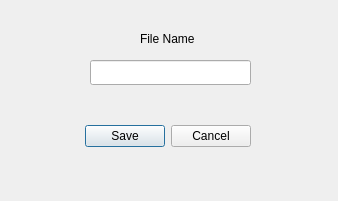
<?xml version="1.0" encoding="UTF-8"?>
<ui version="4.0">
 <class>Dialog</class>
 <widget class="QDialog" name="Dialog">
  <property name="geometry">
   <rect>
    <x>0</x>
    <y>0</y>
    <width>338</width>
    <height>201</height>
   </rect>
  </property>
  <property name="windowTitle">
   <string>Dialog</string>
  </property>
  <widget class="QDialogButtonBox" name="buttonBox">
   <property name="geometry">
    <rect>
     <x>-90</x>
     <y>120</y>
     <width>341</width>
     <height>32</height>
    </rect>
   </property>
   <property name="orientation">
    <enum>Qt::Horizontal</enum>
   </property>
   <property name="standardButtons">
    <set>QDialogButtonBox::Cancel|QDialogButtonBox::Save</set>
   </property>
  </widget>
  <widget class="QLabel" name="label">
   <property name="geometry">
    <rect>
     <x>140</x>
     <y>30</y>
     <width>67</width>
     <height>17</height>
    </rect>
   </property>
   <property name="text">
    <string>File Name</string>
   </property>
  </widget>
  <widget class="QLineEdit" name="lineEdit">
   <property name="geometry">
    <rect>
     <x>90</x>
     <y>60</y>
     <width>161</width>
     <height>25</height>
    </rect>
   </property>
  </widget>
 </widget>
 <resources/>
 <connections>
  <connection>
   <sender>buttonBox</sender>
   <signal>accepted()</signal>
   <receiver>Dialog</receiver>
   <slot>accept()</slot>
   <hints>
    <hint type="sourcelabel">
     <x>248</x>
     <y>254</y>
    </hint>
    <hint type="destinationlabel">
     <x>157</x>
     <y>274</y>
    </hint>
   </hints>
  </connection>
  <connection>
   <sender>buttonBox</sender>
   <signal>rejected()</signal>
   <receiver>Dialog</receiver>
   <slot>reject()</slot>
   <hints>
    <hint type="sourcelabel">
     <x>316</x>
     <y>260</y>
    </hint>
    <hint type="destinationlabel">
     <x>286</x>
     <y>274</y>
    </hint>
   </hints>
  </connection>
 </connections>
</ui>
